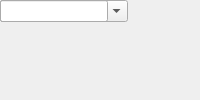
<?xml version="1.0" encoding="UTF-8"?>
<ui version="4.0">
 <class>MainWindow</class>
 <widget class="QMainWindow" name="MainWindow">
  <property name="windowTitle"><string>Constant</string></property>
  <widget class="QWidget" name="centralwidget">
   <!-- NOTE: this is a simplified structural mirror of the generated
        <module>_ui.py, not a full round-trip Designer file. Regenerate
        both from the same spec if you need to edit layout by hand. -->
       <widget class="QLabel" name="label_name">
     <property name="text"><string>Block name</string></property>
    </widget>
       <widget class="QLineEdit" name="name"/>
       <widget class="QLabel" name="label_const">
     <property name="text"><string>Constant value</string></property>
    </widget>
       <widget class="QLineEdit" name="const"/>
       <widget class="QLabel" name="label_arith_type">
     <property name="text"><string>Arithmetic type</string></property>
    </widget>
       <widget class="QComboBox" name="arith_type">
     <item><property name="text"><string>Signed (2's comp)</string></property></item>
     <item><property name="text"><string>Unsigned</string></property></item>
    </widget>
       <widget class="QLabel" name="label_n_bits">
     <property name="text"><string>Number of bits</string></property>
    </widget>
       <widget class="QSpinBox" name="n_bits"/>
       <widget class="QLabel" name="label_bin_pt">
     <property name="text"><string>Binary point</string></property>
    </widget>
       <widget class="QLineEdit" name="bin_pt"/>
  </widget>
 </widget>
 <resources/>
 <connections/>
</ui>
